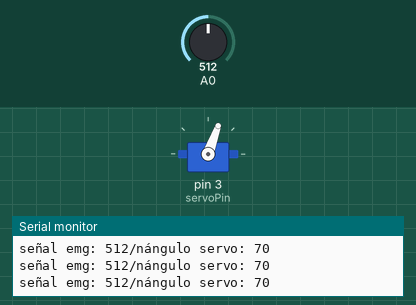
Recording of a sketch running on a simulated Arduino Uno, built with avr-gcc and run on an emulated ATmega328P. Parts: servo, the last lines printed to the serial monitor. The inputs (shaded band) are chosen by the test bench; at power-on: A0 = 512.

Above: at 1.3 s.
1.4 s: A0 set to 212
2.9 s: A0 set to 181
At 4.0 s:
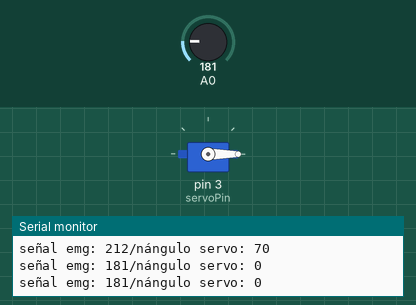
4.5 s: A0 set to 210
At 5.2 s:
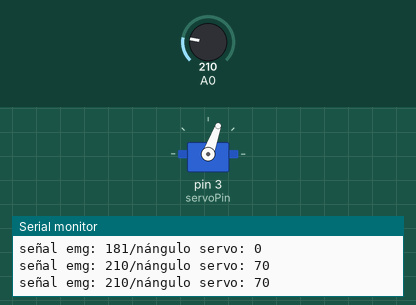
6.0 s: A0 set to 190
At 6.4 s:
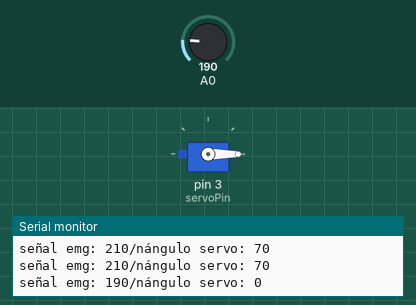
Timing chart, 0 to 8.5 s (numbered marks = the images above; inputs shaded):
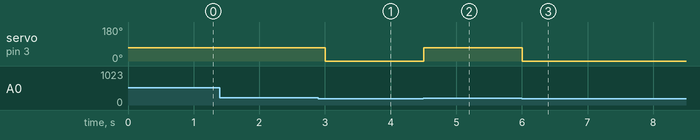

Measured:
- the behaviour switches between 200 and 199 on A0 (found by bisection; images 0 and 1)
- after the input at 2.9 s, servo on pin 3 (servoPin): 70° → 0° after 0.10 s
- after the input at 4.5 s, servo on pin 3 (servoPin): 0° → 70° at once
- after the input at 6.0 s, servo on pin 3 (servoPin): 70° → 0° at once

The sketch:

emg_motor.ino
```cpp
#include <Servo.h>;

Servo myservo;

int emg_signal;
int servoPin = 3;
int angle;

void setup() {
  Serial.begin(9600);

  myservo.attach(servoPin);
}

void loop() {
  emg_signal = analogRead(A0);
  if(emg_signal >= 200){

    angle = 70;
    myservo.write(angle);
    Serial.print("señal emg: ");
    Serial.print(emg_signal);
    Serial.print("/n");
    Serial.print("ángulo servo: ");
    Serial.println(angle);
    delay(500);
  } else{
    angle = 0;
    myservo.write(angle);
    Serial.print("señal emg: ");
    Serial.print(emg_signal);
    Serial.print("/n");
    Serial.print("ángulo servo: ");
    Serial.println(angle);
    delay(500);
  }
}
```
